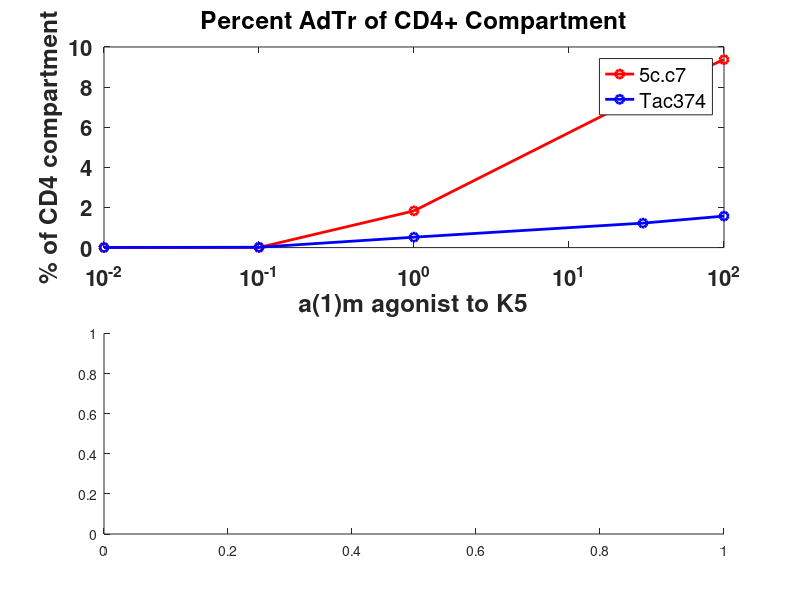

This figure's MATLAB source: (Note: this script raises an error after producing the figure.)
Freq=[3.33e-3	5.23e-3
6.41e-3	0.018
1.83	0.519
7.59	1.22
9.37	1.57];

i_CFSE=Freq(:,1);
i_CTV=Freq(:,2);

CFSE=i_CFSE;
CTV=i_CTV;

count=[7	11
20	56
5458	1547
20856	3339
30744	5136];

i_CFSE_C=count(:,1);
i_CTV_C=count(:,2);

CFSE_count=i_CFSE_C;
CTV_count=i_CTV_C;

%Ratio is ratio of a(1)m agonist to K5

Rat=[0.01, 0.1 1 30 100];

figure()
subplot(2,1,1)
hold on
plot(Rat, CFSE, '-ro', 'linewidth' ,2)
plot(Rat, CTV, '-bo', 'linewidth', 2)
set(gca, 'Fontsize', 16, 'Fontweight', 'bold', 'xscale', 'log')
set(gcf, 'color', 'w')
xlabel('a(1)m agonist to K5')
ylabel('% of CD4 compartment')
title('Percent AdTr of CD4+ Compartment')
legend('5c.c7', 'Tac374')
box on
subplot(2,1,2)
hold on
plot(Rat, CFSE_fold, '-ro', 'linewidth' ,2)
plot(Rat, CTV_fold, '-bo', 'linewidth', 2)
set(gca, 'Fontsize', 16, 'Fontweight', 'bold', 'xscale', 'log')
set(gcf, 'color', 'w')
xlabel('a(1)m agonist to K5')
ylabel('Fold Proliferation')
title('Fold Proliferation over LPS control')
legend('5c.c7', 'Tac374')
box on

figure()
hold on
plot(Rat, CFSE_count, '-ro', 'linewidth' ,2)
plot(Rat, CTV_count, '-bo', 'linewidth', 2)
set(gca, 'Fontsize', 16, 'Fontweight', 'bold', 'xscale', 'log', 'yscale', 'log')
set(gcf, 'color', 'w')
xlabel('a(1)m agonist to K5')
ylabel('No. of AdTr Cells')
title('Absolute # of AdTr Cells')
legend('5c.c7', 'Tac374')
box on
%%


CFSE=[85.7	0	0	0	0 
100	0	0	0	0 
2.24	13.9	40.6	38	3.83  
0.0527	0.221	5.54	47	44 
0.0455	0.0813	2.1	39.1	54.1 ];

i_p1=CFSE(1,:);
i_p2=CFSE(2,:);
i_p3=CFSE(3,:);
i_p4=CFSE(4,:);
i_p5=CFSE(5,:);

peak=[1 2 3 4 5];

figure()
hold on
plot(peak, i_p1, '-ko', 'linewidth', 2)
plot(peak, i_p2, '-bo', 'linewidth', 2)
plot(peak, i_p3, '-go', 'linewidth', 2)
plot(peak, i_p4, '-ro', 'linewidth', 2)
plot(peak, i_p5, '-co', 'linewidth', 2)
set(gca, 'Fontsize', 16, 'Fontweight','bold')
set(gcf, 'color', 'w')
xlabel('Dye Peak')
ylabel('Percent occupancy')
title('5c.c7')
legend('LPS', '1ug a(1)m, 0 K5', '1ug a(1)m, 1ug K5', '1ug a(1)m, 30ug K5', '1ug a(1)m, 100ug K5')
box on

CTV=[100 0 0 0 0 
7.14	1.79	17.9	21.4	19.6  
4.14	12.8	34.6	40	6.85 
3.83	9.04	27.3	42.1	15  
3.21	9.66	29.3	41.7	14.1 ];

i_p1=CTV(1,:);
i_p2=CTV(2,:);
i_p3=CTV(3,:);
i_p4=CTV(4,:);
i_p5=CTV(5,:);

figure()
hold on
plot(peak, i_p1, '-ko', 'linewidth', 2)
plot(peak, i_p2, '-bo', 'linewidth', 2)
plot(peak, i_p3, '-go', 'linewidth', 2)
plot(peak, i_p4, '-ro', 'linewidth', 2)
plot(peak, i_p5, '-co', 'linewidth', 2)
set(gca, 'Fontsize', 16, 'Fontweight','bold')
set(gcf, 'color', 'w')
xlabel('Dye Peak')
ylabel('Percent occupancy')
title('Tac374')
legend('LPS', '1ug a(1)m, 0 K5', '1ug a(1)m, 1ug K5', '1ug a(1)m, 30ug K5', '1ug a(1)m, 100ug K5')
box on
